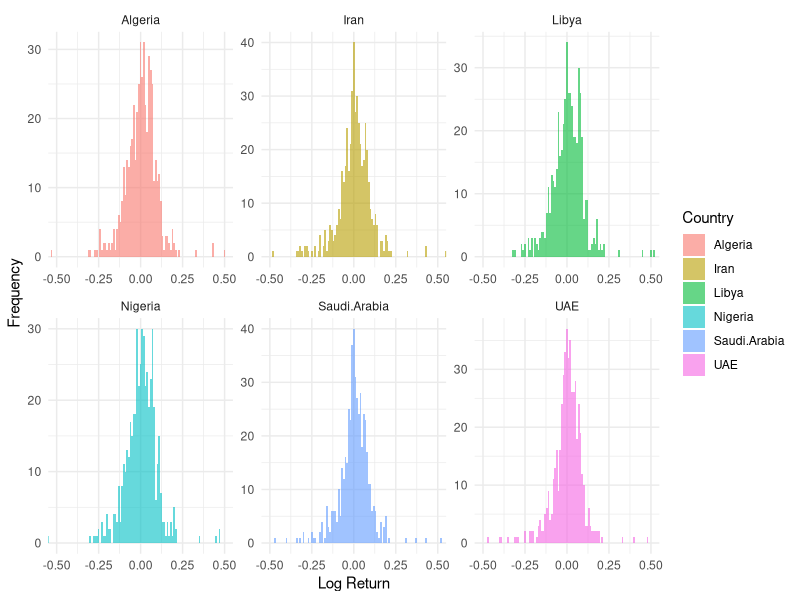

Source code (R):
# Copyright 2025 Fayçal Djebari
# Licensed under the Apache License, Version 2.0
# See the LICENSE file in the repository root for full license information.

# Load necessary libraries for visualization
library(ggplot2)
library(reshape2)


setwd("/Users/faycal/Library/CloudStorage/Dropbox/R code for Network log-ARCH framework/")

# Read the CSV file
df <- read.csv("log_returns_data.csv")

# Convert Date to proper date format
df$Date <- as.Date(df$Date)

# Melt the dataframe for easier plotting
df_melted <- melt(df, id.vars = 'Date', variable.name = 'Country', value.name = 'LogReturn')

# Remove the "LogReturn_" prefix from the country names
df_melted$Country <- sub("LogReturn_", "", df_melted$Country)

# Plot the distribution of log returns for each country
p <- ggplot(df_melted, aes(x = LogReturn, fill = Country)) +
  geom_histogram(binwidth = 0.01, alpha = 0.6, position = 'identity') +
  facet_wrap(~ Country, scales = 'free') +
  theme_minimal() +
  labs( x = 'Log Return', y = 'Frequency') +
  coord_cartesian(xlim = c(-0.5, 0.5))  # Set x-axis limits

# Print the plot
print(p)
